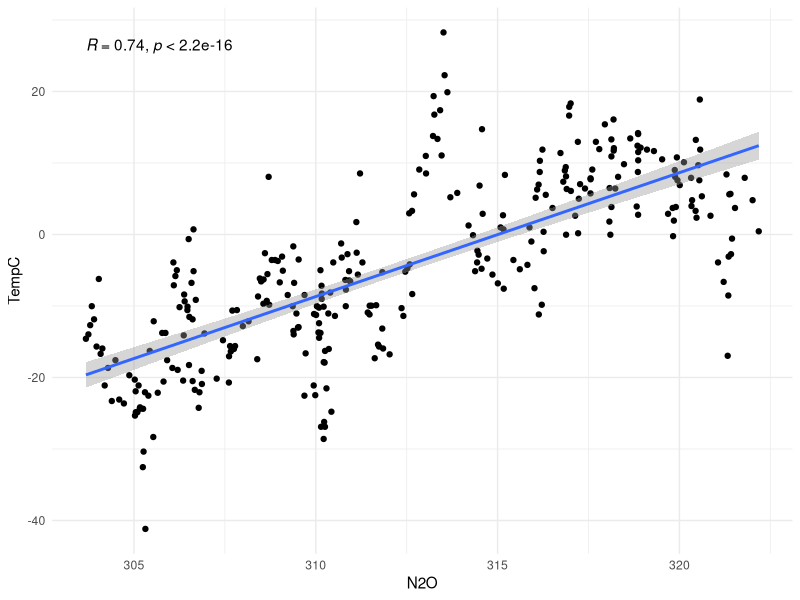

Write R code to recreate this figure.
library(tidyverse)
library(ggpubr)

# this function takes in your data and splits it before 2004 (training) and after 2004(test data)
# list of two dataframes is returned, first one is train, second one is test
split_data <- function(df){
  train = df %>% filter(Year <= 2004)
  test = df %>% filter(Year > 2004)
  return(list(train,test))
}


describe_fit <- function(fit){
  cat("Your Model: ", as.character(fit$call), "\n")
  RSS = crossprod(fit$residuals)
  MSE = RSS/length(fit$residuals)
  RMSE <- sqrt(MSE)
  
  cat("Model error measures: RSS=",RSS, ", MSE=",MSE,", RMSE=",RMSE, "\n" )
}


############################### We start here, do not change things above ############################

data <- read.csv("potential_datasets/ClimateChange/climate_change_with_tempC.csv", sep = ",", header = T)

# remove all NAs from data
data = na.omit(data)

df = split_data(data) # we split data before and after 2004
train = df[[1]] # we will use data from 1983 - 2004 to make(train) a model
test = df[[2]] # we will use data from 2004 - 2008 to validate (test) our model

# Make plots:
## N20 - Temp

ggplot(data, aes(x = N2O, y = TempC))+
  geom_point() +
  stat_cor() + 
  geom_smooth(method = "lm") +
  theme_minimal()

## CH4 - Temp
## CO2 - Temp
## CFC.11 - Temp
## MEI - Temp
## CFC.12-Temp
## TSI - Temp

# make LM fit for individual parameter and then adding one by one

# describe RMSE and R^2 for every

# When you think you have the best model, make model with those parameters

# predict on test data and see how much are we off, should be around 2




